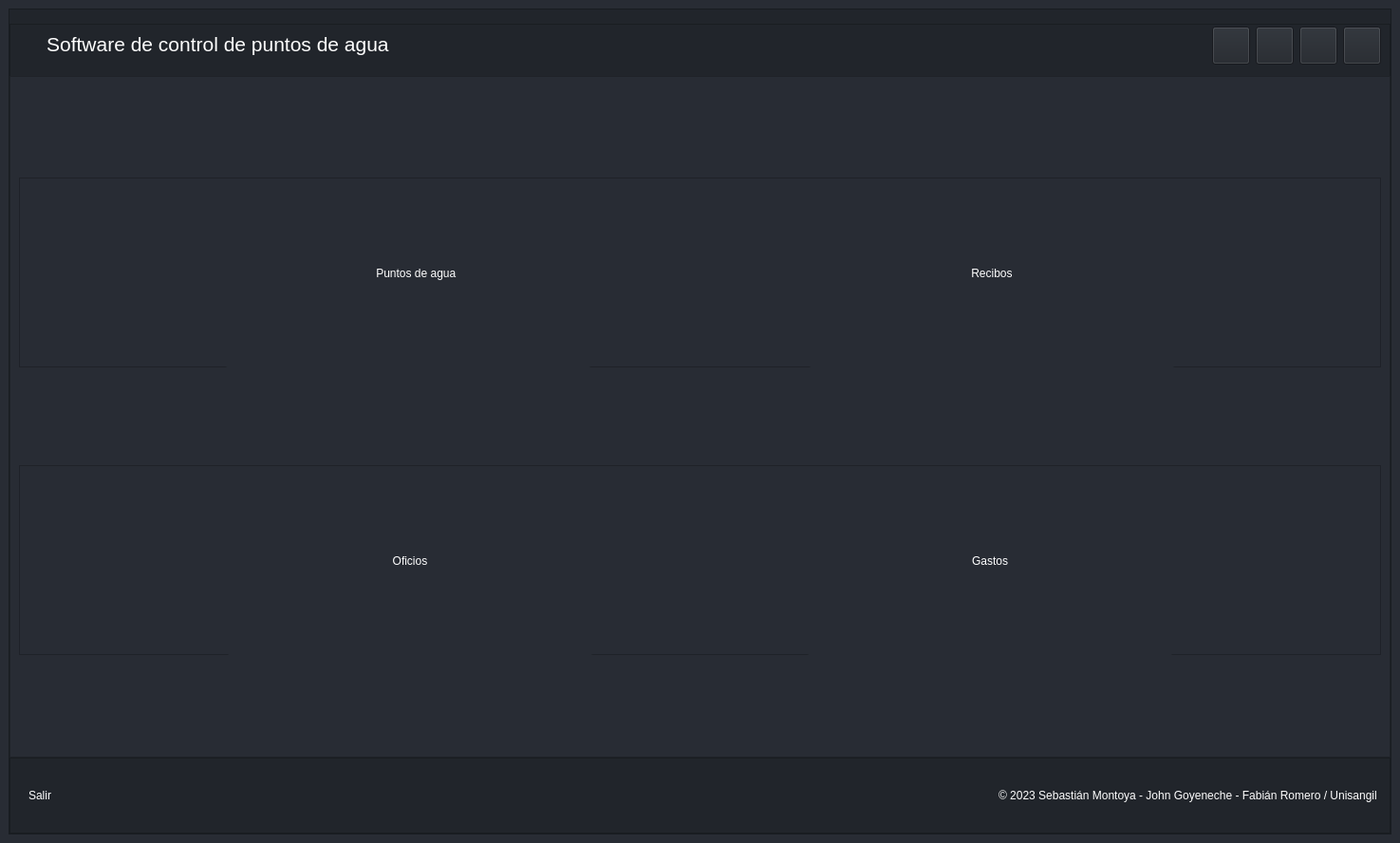
<?xml version="1.0" encoding="UTF-8"?>
<ui version="4.0">
 <class>menu_principal</class>
 <widget class="QMainWindow" name="menu_principal">
  <property name="geometry">
   <rect>
    <x>0</x>
    <y>0</y>
    <width>1475</width>
    <height>888</height>
   </rect>
  </property>
  <property name="windowTitle">
   <string>MainWindow</string>
  </property>
  <property name="styleSheet">
   <string notr="true">background-color: rgb(40, 44, 52);</string>
  </property>
  <widget class="QWidget" name="centralwidget">
   <layout class="QVBoxLayout" name="verticalLayout_2">
    <item>
     <widget class="QFrame" name="frame">
      <property name="styleSheet">
       <string notr="true">background-color: rgb(33, 37, 43);</string>
      </property>
      <property name="frameShape">
       <enum>QFrame::StyledPanel</enum>
      </property>
      <property name="frameShadow">
       <enum>QFrame::Raised</enum>
      </property>
      <layout class="QVBoxLayout" name="verticalLayout">
       <property name="spacing">
        <number>0</number>
       </property>
       <property name="leftMargin">
        <number>0</number>
       </property>
       <property name="topMargin">
        <number>0</number>
       </property>
       <property name="rightMargin">
        <number>0</number>
       </property>
       <property name="bottomMargin">
        <number>0</number>
       </property>
       <item>
        <widget class="QFrame" name="frame_2">
         <property name="minimumSize">
          <size>
           <width>0</width>
           <height>70</height>
          </size>
         </property>
         <property name="maximumSize">
          <size>
           <width>16777215</width>
           <height>40</height>
          </size>
         </property>
         <property name="styleSheet">
          <string notr="true">background-color: rgb(33, 37, 43);</string>
         </property>
         <property name="frameShape">
          <enum>QFrame::StyledPanel</enum>
         </property>
         <property name="frameShadow">
          <enum>QFrame::Raised</enum>
         </property>
         <layout class="QHBoxLayout" name="horizontalLayout">
          <property name="topMargin">
           <number>2</number>
          </property>
          <property name="bottomMargin">
           <number>29</number>
          </property>
          <item>
           <widget class="QLabel" name="label_5">
            <property name="font">
             <font>
              <family>Segoe UI</family>
              <pointsize>16</pointsize>
              <weight>50</weight>
              <italic>false</italic>
              <bold>false</bold>
             </font>
            </property>
            <property name="styleSheet">
             <string notr="true">color: rgb(255, 255, 255);</string>
            </property>
            <property name="text">
             <string>     Software de control de puntos de agua</string>
            </property>
           </widget>
          </item>
          <item>
           <spacer name="horizontalSpacer">
            <property name="orientation">
             <enum>Qt::Horizontal</enum>
            </property>
            <property name="sizeHint" stdset="0">
             <size>
              <width>675</width>
              <height>20</height>
             </size>
            </property>
           </spacer>
          </item>
          <item>
           <widget class="QPushButton" name="bt_minimizar">
            <property name="minimumSize">
             <size>
              <width>40</width>
              <height>40</height>
             </size>
            </property>
            <property name="cursor">
             <cursorShape>PointingHandCursor</cursorShape>
            </property>
            <property name="styleSheet">
             <string notr="true">image: url(:/menu_principal/cil-window-minimize.png);</string>
            </property>
            <property name="text">
             <string/>
            </property>
           </widget>
          </item>
          <item>
           <widget class="QPushButton" name="bt_restaurar">
            <property name="minimumSize">
             <size>
              <width>40</width>
              <height>40</height>
             </size>
            </property>
            <property name="cursor">
             <cursorShape>PointingHandCursor</cursorShape>
            </property>
            <property name="styleSheet">
             <string notr="true">image: url(:/menu_principal/icon_restore.png);</string>
            </property>
            <property name="text">
             <string/>
            </property>
           </widget>
          </item>
          <item>
           <widget class="QPushButton" name="bt_maximizar">
            <property name="minimumSize">
             <size>
              <width>40</width>
              <height>40</height>
             </size>
            </property>
            <property name="cursor">
             <cursorShape>PointingHandCursor</cursorShape>
            </property>
            <property name="styleSheet">
             <string notr="true">image: url(:/menu_principal/icon_maximize.png);</string>
            </property>
            <property name="text">
             <string/>
            </property>
           </widget>
          </item>
          <item>
           <widget class="QPushButton" name="bt_cerrar">
            <property name="minimumSize">
             <size>
              <width>40</width>
              <height>40</height>
             </size>
            </property>
            <property name="cursor">
             <cursorShape>PointingHandCursor</cursorShape>
            </property>
            <property name="styleSheet">
             <string notr="true">image: url(:/menu_principal/cil-x.png);</string>
            </property>
            <property name="text">
             <string/>
            </property>
           </widget>
          </item>
         </layout>
        </widget>
       </item>
       <item>
        <widget class="QFrame" name="frame_3">
         <property name="styleSheet">
          <string notr="true">background-color: rgb(40, 44, 52);</string>
         </property>
         <property name="frameShape">
          <enum>QFrame::StyledPanel</enum>
         </property>
         <property name="frameShadow">
          <enum>QFrame::Raised</enum>
         </property>
         <layout class="QVBoxLayout" name="verticalLayout_3">
          <item>
           <widget class="QFrame" name="frame_4">
            <property name="minimumSize">
             <size>
              <width>0</width>
              <height>200</height>
             </size>
            </property>
            <property name="maximumSize">
             <size>
              <width>16777215</width>
              <height>200</height>
             </size>
            </property>
            <property name="frameShape">
             <enum>QFrame::StyledPanel</enum>
            </property>
            <property name="frameShadow">
             <enum>QFrame::Raised</enum>
            </property>
            <layout class="QHBoxLayout" name="horizontalLayout_2">
             <property name="leftMargin">
              <number>0</number>
             </property>
             <property name="topMargin">
              <number>0</number>
             </property>
             <property name="rightMargin">
              <number>0</number>
             </property>
             <property name="bottomMargin">
              <number>20</number>
             </property>
             <item>
              <spacer name="horizontalSpacer_2">
               <property name="orientation">
                <enum>Qt::Horizontal</enum>
               </property>
               <property name="sizeHint" stdset="0">
                <size>
                 <width>295</width>
                 <height>20</height>
                </size>
               </property>
              </spacer>
             </item>
             <item>
              <widget class="QPushButton" name="bt_usuarios">
               <property name="minimumSize">
                <size>
                 <width>400</width>
                 <height>200</height>
                </size>
               </property>
               <property name="maximumSize">
                <size>
                 <width>200</width>
                 <height>200</height>
                </size>
               </property>
               <property name="cursor">
                <cursorShape>PointingHandCursor</cursorShape>
               </property>
               <property name="mouseTracking">
                <bool>false</bool>
               </property>
               <property name="styleSheet">
                <string notr="true">

QPushButton {
     /* Color de fondo */
    color: rgb(255, 255, 255);
    
    padding: 5px 10px;  /* Relleno interno */
    border-radius: 15px;  /* Bordes redondeados */
	font: 14pt &quot;Segoe UI&quot;;
}

QPushButton:hover{
  font: 14pt &quot;Segoe UI&quot;;
  background-color: #0074c3;
}</string>
               </property>
               <property name="text">
                <string>     Puntos de agua</string>
               </property>
               <property name="icon">
                <iconset resource="../iconos/menu_principal.qrc">
                 <normaloff>:/menu_principal/puntos_agua.png</normaloff>:/menu_principal/puntos_agua.png</iconset>
               </property>
               <property name="iconSize">
                <size>
                 <width>180</width>
                 <height>180</height>
                </size>
               </property>
              </widget>
             </item>
             <item>
              <spacer name="horizontalSpacer_3">
               <property name="orientation">
                <enum>Qt::Horizontal</enum>
               </property>
               <property name="sizeHint" stdset="0">
                <size>
                 <width>296</width>
                 <height>20</height>
                </size>
               </property>
              </spacer>
             </item>
             <item>
              <widget class="QPushButton" name="bt_recibos">
               <property name="minimumSize">
                <size>
                 <width>400</width>
                 <height>200</height>
                </size>
               </property>
               <property name="maximumSize">
                <size>
                 <width>200</width>
                 <height>200</height>
                </size>
               </property>
               <property name="cursor">
                <cursorShape>PointingHandCursor</cursorShape>
               </property>
               <property name="mouseTracking">
                <bool>false</bool>
               </property>
               <property name="styleSheet">
                <string notr="true">

QPushButton {
     /* Color de fondo */
    color: rgb(255, 255, 255);
    
    padding: 5px 10px;  /* Relleno interno */
    border-radius: 15px;  /* Bordes redondeados */
	font: 14pt &quot;Segoe UI&quot;;
}

QPushButton:hover{
  font: 14pt &quot;Segoe UI&quot;;
  background-color: #0074c3;
}</string>
               </property>
               <property name="text">
                <string>Recibos</string>
               </property>
               <property name="icon">
                <iconset resource="../iconos/menu_principal.qrc">
                 <normaloff>:/menu_principal/recibo.png</normaloff>:/menu_principal/recibo.png</iconset>
               </property>
               <property name="iconSize">
                <size>
                 <width>180</width>
                 <height>180</height>
                </size>
               </property>
              </widget>
             </item>
             <item>
              <spacer name="horizontalSpacer_4">
               <property name="orientation">
                <enum>Qt::Horizontal</enum>
               </property>
               <property name="sizeHint" stdset="0">
                <size>
                 <width>295</width>
                 <height>20</height>
                </size>
               </property>
              </spacer>
             </item>
            </layout>
           </widget>
          </item>
          <item>
           <widget class="QFrame" name="frame_5">
            <property name="minimumSize">
             <size>
              <width>0</width>
              <height>200</height>
             </size>
            </property>
            <property name="maximumSize">
             <size>
              <width>16777215</width>
              <height>200</height>
             </size>
            </property>
            <property name="frameShape">
             <enum>QFrame::StyledPanel</enum>
            </property>
            <property name="frameShadow">
             <enum>QFrame::Raised</enum>
            </property>
            <layout class="QHBoxLayout" name="horizontalLayout_3">
             <property name="spacing">
              <number>0</number>
             </property>
             <property name="leftMargin">
              <number>0</number>
             </property>
             <property name="topMargin">
              <number>0</number>
             </property>
             <property name="rightMargin">
              <number>0</number>
             </property>
             <property name="bottomMargin">
              <number>0</number>
             </property>
             <item>
              <spacer name="horizontalSpacer_5">
               <property name="orientation">
                <enum>Qt::Horizontal</enum>
               </property>
               <property name="sizeHint" stdset="0">
                <size>
                 <width>295</width>
                 <height>20</height>
                </size>
               </property>
              </spacer>
             </item>
             <item>
              <widget class="QPushButton" name="bt_oficios">
               <property name="minimumSize">
                <size>
                 <width>400</width>
                 <height>200</height>
                </size>
               </property>
               <property name="maximumSize">
                <size>
                 <width>200</width>
                 <height>200</height>
                </size>
               </property>
               <property name="cursor">
                <cursorShape>PointingHandCursor</cursorShape>
               </property>
               <property name="mouseTracking">
                <bool>false</bool>
               </property>
               <property name="styleSheet">
                <string notr="true">

QPushButton {
     /* Color de fondo */
    color: rgb(255, 255, 255);
    
    padding: 5px 10px;  /* Relleno interno */
    border-radius: 15px;  /* Bordes redondeados */
	font: 14pt &quot;Segoe UI&quot;;
}

QPushButton:hover{
  font: 14pt &quot;Segoe UI&quot;;
  background-color: #0074c3;
}</string>
               </property>
               <property name="text">
                <string>Oficios</string>
               </property>
               <property name="icon">
                <iconset resource="../iconos/menu_principal.qrc">
                 <normaloff>:/menu_principal/oficios.png</normaloff>:/menu_principal/oficios.png</iconset>
               </property>
               <property name="iconSize">
                <size>
                 <width>180</width>
                 <height>180</height>
                </size>
               </property>
              </widget>
             </item>
             <item>
              <spacer name="horizontalSpacer_6">
               <property name="orientation">
                <enum>Qt::Horizontal</enum>
               </property>
               <property name="sizeHint" stdset="0">
                <size>
                 <width>296</width>
                 <height>20</height>
                </size>
               </property>
              </spacer>
             </item>
             <item>
              <widget class="QPushButton" name="bt_gastos">
               <property name="minimumSize">
                <size>
                 <width>400</width>
                 <height>200</height>
                </size>
               </property>
               <property name="maximumSize">
                <size>
                 <width>200</width>
                 <height>200</height>
                </size>
               </property>
               <property name="cursor">
                <cursorShape>PointingHandCursor</cursorShape>
               </property>
               <property name="mouseTracking">
                <bool>false</bool>
               </property>
               <property name="styleSheet">
                <string notr="true">

QPushButton {
     /* Color de fondo */
    color: rgb(255, 255, 255);
    
    padding: 5px 10px;  /* Relleno interno */
    border-radius: 15px;  /* Bordes redondeados */
	font: 14pt &quot;Segoe UI&quot;;
}

QPushButton:hover{
  font: 14pt &quot;Segoe UI&quot;;
  background-color: #0074c3;
}</string>
               </property>
               <property name="text">
                <string>Gastos</string>
               </property>
               <property name="icon">
                <iconset resource="../iconos/menu_principal.qrc">
                 <normaloff>:/menu_principal/gastos.png</normaloff>:/menu_principal/gastos.png</iconset>
               </property>
               <property name="iconSize">
                <size>
                 <width>180</width>
                 <height>180</height>
                </size>
               </property>
              </widget>
             </item>
             <item>
              <spacer name="horizontalSpacer_7">
               <property name="orientation">
                <enum>Qt::Horizontal</enum>
               </property>
               <property name="sizeHint" stdset="0">
                <size>
                 <width>295</width>
                 <height>20</height>
                </size>
               </property>
              </spacer>
             </item>
            </layout>
           </widget>
          </item>
         </layout>
        </widget>
       </item>
       <item>
        <widget class="QFrame" name="frame_8">
         <property name="minimumSize">
          <size>
           <width>0</width>
           <height>80</height>
          </size>
         </property>
         <property name="maximumSize">
          <size>
           <width>16777215</width>
           <height>80</height>
          </size>
         </property>
         <property name="frameShape">
          <enum>QFrame::StyledPanel</enum>
         </property>
         <property name="frameShadow">
          <enum>QFrame::Raised</enum>
         </property>
         <layout class="QHBoxLayout" name="horizontalLayout_4">
          <item>
           <widget class="QPushButton" name="bt_cerrar_sesion">
            <property name="minimumSize">
             <size>
              <width>0</width>
              <height>55</height>
             </size>
            </property>
            <property name="maximumSize">
             <size>
              <width>16777215</width>
              <height>55</height>
             </size>
            </property>
            <property name="cursor">
             <cursorShape>PointingHandCursor</cursorShape>
            </property>
            <property name="styleSheet">
             <string notr="true">

QPushButton {
     /* Color de fondo */
    color: rgb(255, 255, 255);
    
    padding: 5px 10px;  /* Relleno interno */
    border-radius: 15px;  /* Bordes redondeados */
	font: 14pt &quot;Segoe UI&quot;;
}

QPushButton:hover{
  font: 14pt &quot;Segoe UI&quot;;
  background-color: #0074c3;
}</string>
            </property>
            <property name="text">
             <string>Salir</string>
            </property>
            <property name="icon">
             <iconset resource="../iconos/usuarios.qrc">
              <normaloff>:/usuarios/cerrar-sesion.png</normaloff>:/usuarios/cerrar-sesion.png</iconset>
            </property>
            <property name="iconSize">
             <size>
              <width>45</width>
              <height>45</height>
             </size>
            </property>
           </widget>
          </item>
          <item>
           <spacer name="horizontalSpacer_14">
            <property name="orientation">
             <enum>Qt::Horizontal</enum>
            </property>
            <property name="sizeHint" stdset="0">
             <size>
              <width>645</width>
              <height>20</height>
             </size>
            </property>
           </spacer>
          </item>
          <item>
           <widget class="QLabel" name="creditsLabel">
            <property name="maximumSize">
             <size>
              <width>16777215</width>
              <height>19</height>
             </size>
            </property>
            <property name="font">
             <font>
              <family>Segoe UI</family>
              <weight>50</weight>
              <italic>false</italic>
              <bold>false</bold>
             </font>
            </property>
            <property name="styleSheet">
             <string notr="true">color: rgb(255, 255, 255);</string>
            </property>
            <property name="text">
             <string>© 2023 Sebastián Montoya - John Goyeneche - Fabián Romero / Unisangil </string>
            </property>
            <property name="alignment">
             <set>Qt::AlignLeading|Qt::AlignLeft|Qt::AlignVCenter</set>
            </property>
           </widget>
          </item>
         </layout>
        </widget>
       </item>
      </layout>
     </widget>
    </item>
   </layout>
  </widget>
 </widget>
 <resources>
  <include location="../iconos/menu_principal.qrc"/>
  <include location="../iconos/usuarios.qrc"/>
 </resources>
 <connections/>
</ui>
